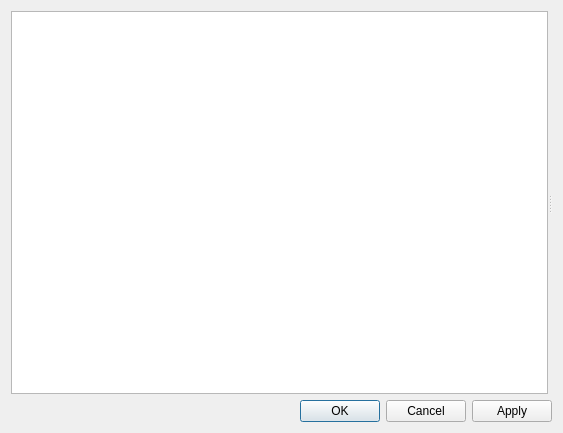
<?xml version="1.0" encoding="UTF-8"?>
<ui version="4.0">
 <class>DialogAdvUsr</class>
 <widget class="QDialog" name="DialogAdvUsr">
  <property name="geometry">
   <rect>
    <x>0</x>
    <y>0</y>
    <width>563</width>
    <height>433</height>
   </rect>
  </property>
  <property name="windowTitle">
   <string>Advance User</string>
  </property>
  <layout class="QVBoxLayout" name="verticalLayout" stretch="1,0">
   <item>
    <widget class="QSplitter" name="splitter">
     <property name="orientation">
      <enum>Qt::Horizontal</enum>
     </property>
     <widget class="QListWidget" name="listWidget"/>
     <widget class="QStackedWidget" name="stackedWidget">
      <widget class="QWidget" name="page"/>
      <widget class="QWidget" name="page_2"/>
     </widget>
    </widget>
   </item>
   <item>
    <layout class="QHBoxLayout" name="horizontalLayout">
     <item>
      <spacer name="horizontalSpacer">
       <property name="orientation">
        <enum>Qt::Horizontal</enum>
       </property>
       <property name="sizeHint" stdset="0">
        <size>
         <width>40</width>
         <height>20</height>
        </size>
       </property>
      </spacer>
     </item>
     <item>
      <widget class="QPushButton" name="btn_advUsrOk">
       <property name="text">
        <string>OK</string>
       </property>
      </widget>
     </item>
     <item>
      <widget class="QPushButton" name="btn_advUsrCancel">
       <property name="text">
        <string>Cancel</string>
       </property>
      </widget>
     </item>
     <item>
      <widget class="QPushButton" name="btn_advUsrApply">
       <property name="text">
        <string>Apply</string>
       </property>
      </widget>
     </item>
    </layout>
   </item>
  </layout>
 </widget>
 <resources/>
 <connections/>
</ui>
